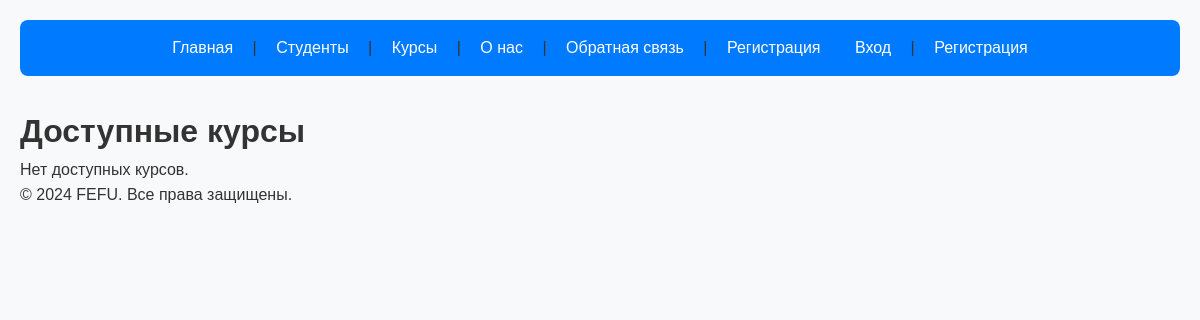
Before: /courses/ with the older database file.
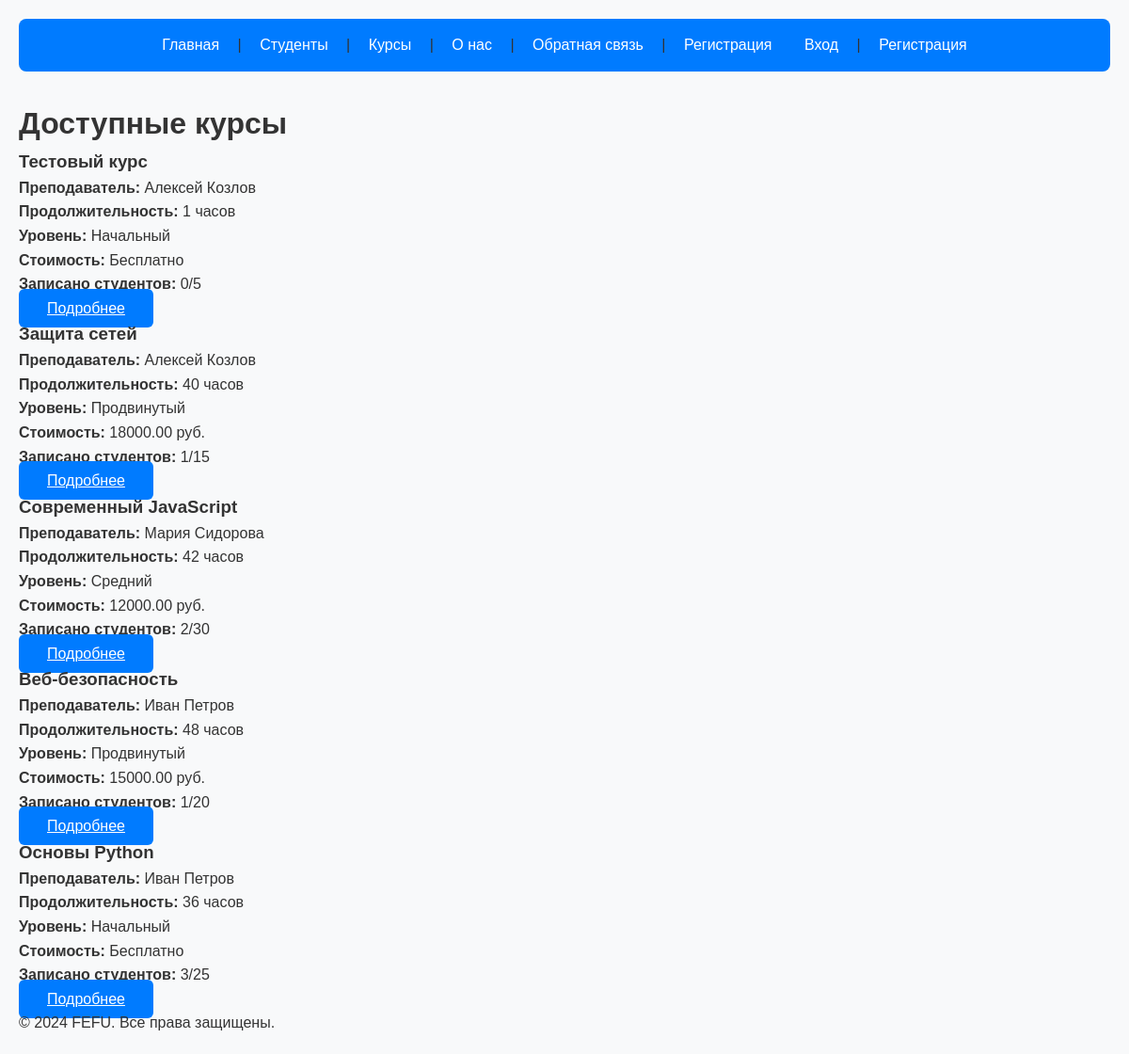
After: the same page with the newer database file.
### fefu_lab/models.py (models this page shows, shortened)
class Course(models.Model):
    LEVEL_CHOICES = [
        ('BEGINNER', 'Начальный'),
        ('INTERMEDIATE', 'Средний'),
        ('ADVANCED', 'Продвинутый'),
    ]
    title = models.CharField(
        max_length=200,
        verbose_name='Название курса'
    )
    slug = models.SlugField(
        max_length=200,
        unique=True,
        verbose_name='URL-идентификатор'
    )
    description = models.TextField(
        verbose_name='Описание курса'
    )
    duration = models.PositiveIntegerField(
        verbose_name='Продолжительность (часов)'
    )
    instructor = models.ForeignKey(
        Instructor,
        on_delete=models.SET_NULL,
        null=True,
        blank=True,
        related_name='courses',
        verbose_name='Преподаватель'
    )
    level = models.CharField(
        max_length=12,
        choices=LEVEL_CHOICES,
        default='BEGINNER',
        verbose_name='Уровень сложности'
    )
    max_students = models.PositiveIntegerField(
        default=30,
        verbose_name='Максимум студентов'
    )
    price = models.DecimalField(
        max_digits=8,
        decimal_places=2,
        default=0,
        verbose_name='Стоимость'
    )
    is_active = models.BooleanField(
        default=True,
        verbose_name='Активен'
    )
    created_at = models.DateTimeField(
        auto_now_add=True,
        verbose_name='Дата создания'
    )
    updated_at = models.DateTimeField(
        auto_now=True,
        verbose_name='Дата обновления'
    )
    class Meta:
        verbose_name = 'Курс'
        verbose_name_plural = 'Курсы'
        ordering = ['-created_at']
        db_table = 'courses'
    def enrolled_students_count(self):
        return self.enrollments.filter(status='ACTIVE').count()

class Instructor(models.Model):
    first_name = models.CharField(
        max_length=100,
        verbose_name='Имя'
    )
    last_name = models.CharField(
        max_length=100,
        verbose_name='Фамилия'
    )
    email = models.EmailField(
        unique=True,
        verbose_name='Email'
    )
    specialization = models.CharField(
        max_length=200,
        verbose_name='Специализация'
    )
    degree = models.CharField(
        max_length=100,
        blank=True,
        verbose_name='Ученая степень'
    )
    is_active = models.BooleanField(
        default=True,
        verbose_name='Активен'
    )
    created_at = models.DateTimeField(
        auto_now_add=True,
        verbose_name='Дата создания'
    )
    class Meta:
        verbose_name = 'Преподаватель'
        verbose_name_plural = 'Преподаватели'
        ordering = ['last_name', 'first_name']
    @property
    def full_name(self):
        return f"{self.first_name} {self.last_name}"

### fefu_lab/views.py (the view)
# urls.py: path('courses/', views.CourseListView.as_view(), name='course_list'),
class CourseListView(ListView):
    model = Course
    template_name = 'fefu_lab/course_list.html'
    context_object_name = 'courses'
    paginate_by = 9
    def get_queryset(self):
        return Course.objects.filter(is_active=True).select_related('instructor')

### templates/fefu_lab/course_list.html (shortened to what this page needs)
{% extends "fefu_lab/base.html" %}
{% block heading %}Доступные курсы{% endblock %}
{% block content %}
<div class="course-grid">
    {% for course in courses %}
    <div class="course-card">
        <h3>{{ course.title }}</h3>
        <p><strong>Преподаватель:</strong>
            {% if course.instructor %}
                {{ course.instructor.full_name }}
            {% else %}
                Не назначен
            {% endif %}
        </p>
        <p><strong>Продолжительность:</strong> {{ course.duration }} часов</p>
        <p><strong>Уровень:</strong> {{ course.get_level_display }}</p>
        <p><strong>Стоимость:</strong>
            {% if course.price > 0 %}
                {{ course.price }} руб.
            {% else %}
                Бесплатно
            {% endif %}
        </p>
        <p><strong>Записано студентов:</strong> {{ course.enrolled_students_count }}/{{ course.max_students }}</p>
        <a href="{% url 'course_detail' course.slug %}" class="btn">Подробнее</a>
    </div>
    {% empty %}
    <p>Нет доступных курсов.</p>
    {% endfor %}
</div>
{% endblock %}

Changed rows visible on the page:
added Course: title "Тестовый курс", instructor.full_name "Алексей Козлов", duration "1", level "Начальный", price "Бесплатно", enrolled_students_count "0", max_students "5"
added Course: title "Защита сетей", instructor.full_name "Алексей Козлов", duration "40", level "Продвинутый", price "18000.00", enrolled_students_count "1", max_students "15"
added Course: title "Современный JavaScript", instructor.full_name "Мария Сидорова", duration "42", level "Средний", price "12000.00", enrolled_students_count "2", max_students "30"
added Course: title "Веб-безопасность", instructor.full_name "Иван Петров", duration "48", level "Продвинутый", price "15000.00", enrolled_students_count "1", max_students "20"
added Course: title "Основы Python", instructor.full_name "Иван Петров", duration "36", level "Начальный", price "Бесплатно", enrolled_students_count "3", max_students "25"
Other visible differences:
text no longer shown: "Нет доступных курсов."
